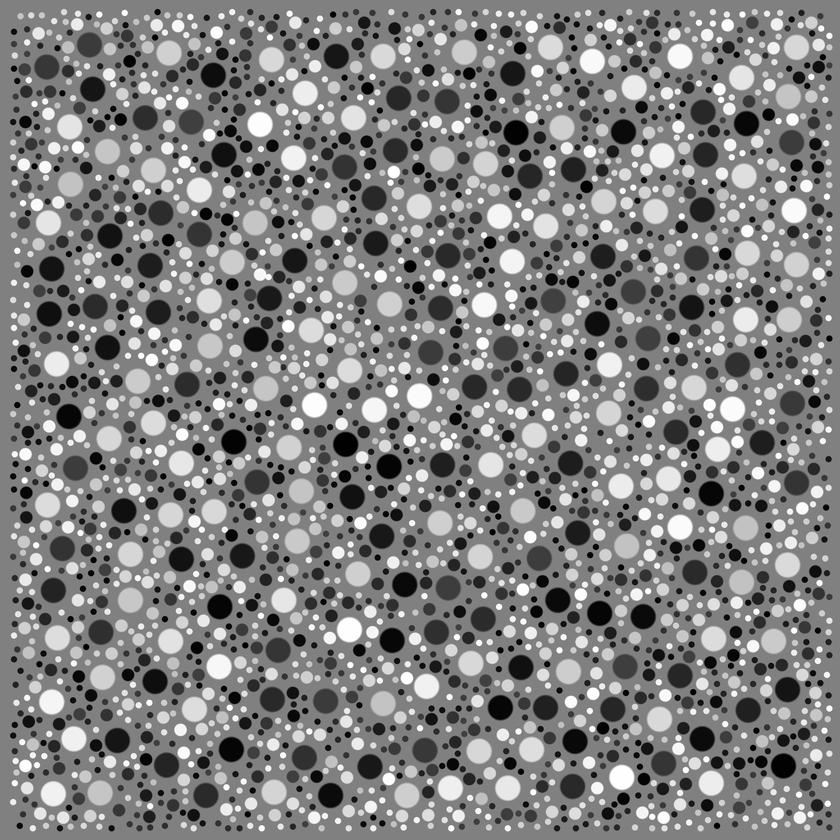
%> input picture MATLAB/PassedImageL.tiff, 840 x 840 px, shrunk from 2048 x 2048 before the run
$ octave PICO_SBS_FromSavedImages.m   (GNU Octave 9; MATLAB toolbox functions it lacks are replaced by stand-ins)
%> lines starting %> are read from the running program, lines starting %| are printed output that depends on the picture
clear; clc;
AssertOpenGL;
%> (this line was passed over: AssertOpenGL is not available in this run)
Screen('Preference','SkipSyncTests',1);
%> (this line was passed over: Screen is not available in this run)

screenid = 2;

L = uint8(imread('PassedImageL.tiff'));
%> L is the input picture: size 840x840 uint8; min 0, max 255, mean 128.5
R = uint8(imread('PassedImageR.tiff'));
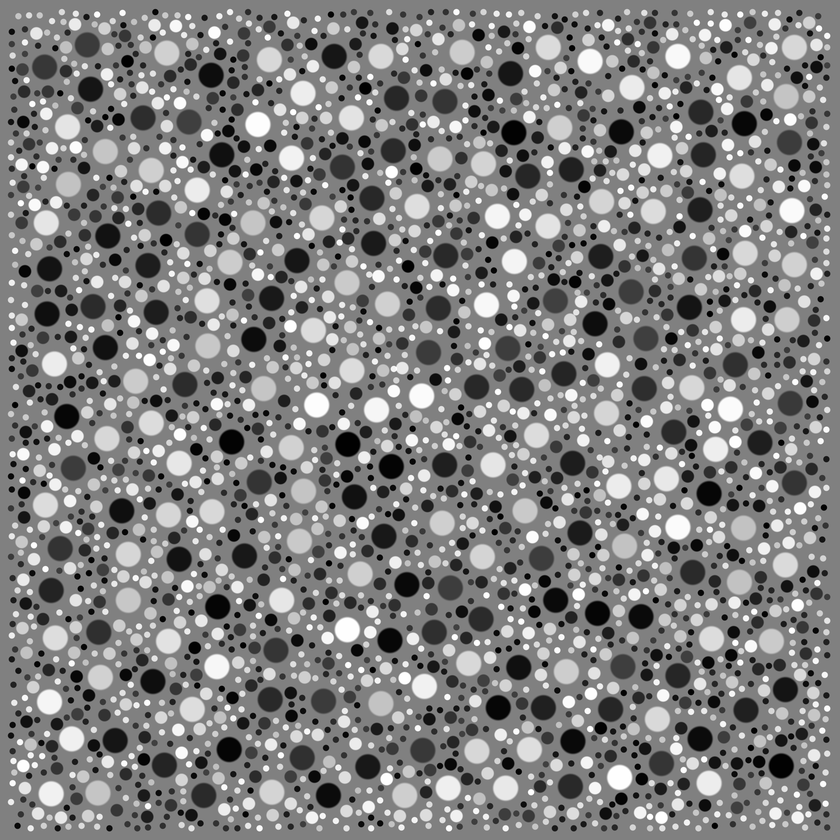
%> input picture MATLAB/PassedImageR.tiff, 840 x 840 px, shrunk from 2048 x 2048 before the run
%> R is the input picture: size 840x840 uint8; min 0, max 255, mean 128.5

sbs = [L R];
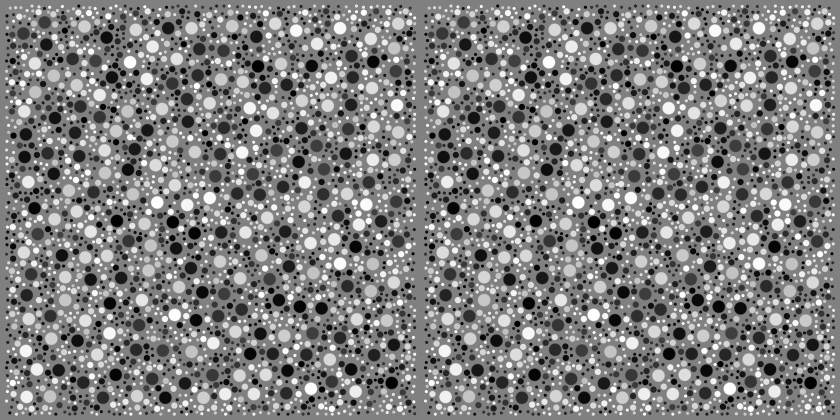
%> sbs: size 840x1680 uint8 (shown at 1/2 size); min 0, max 255, mean 128.5

%> (the run ends here)
